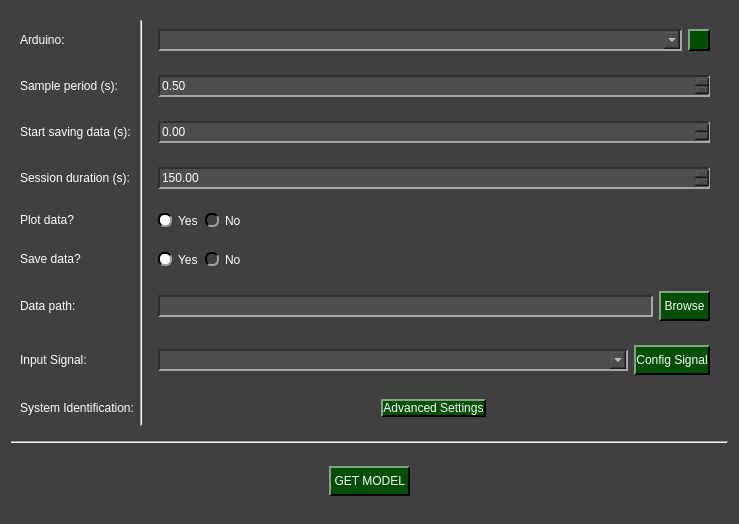
<?xml version="1.0" encoding="UTF-8"?>
<ui version="4.0">
 <class>Arduino_GetModel_W</class>
 <widget class="QWidget" name="Arduino_GetModel_W">
  <property name="geometry">
   <rect>
    <x>0</x>
    <y>0</y>
    <width>739</width>
    <height>524</height>
   </rect>
  </property>
  <property name="windowTitle">
   <string>Form</string>
  </property>
  <property name="styleSheet">
   <string notr="true">QComboBox QAbstractItemView {
    background-color: rgb(77, 77, 77);
}

QComboBox QAbstractItemView::item:focus{
    background-color: rgb(140, 140, 140);
}

QDoubleSpinBox{
	background-color: rgb(77, 77, 77);
	
	border-top: 1.5px solid rgb(46, 46, 46);
	border-left: 1.5px solid rgb(46, 46, 46);

	border-bottom: 1.5px solid rgb(166, 166, 166);
	border-right: 1.5px solid rgb(166, 166, 166);
}

QDoubleSpinBox::up-button{
    image: url(:/imgs/imgs/drop_up_arrow.png);
	width: 11px;

	background-color: rgb(0, 79, 0);
	border-top: 1.5px solid rgb(127, 167, 127);
	border-left: 1.5px solid rgb(127, 167, 127);

	border-bottom: 1.5px solid rgb(0, 0, 0);
	border-right: 1.5px solid rgb(0, 0, 0);
}

QDoubleSpinBox::up-button:pressed{
	border: 2px solid rgb(255, 255, 255);
}

QDoubleSpinBox::up-button:hover{
	background-color: rgb(0, 50, 0);
}

QDoubleSpinBox::down-button{
    image: url(:/imgs/imgs/drop_down_arrow.png);
	width: 11px;

	background-color: rgb(0, 79, 0);
	border-top: 1.5px solid rgb(127, 167, 127);
	border-left: 1.5px solid rgb(127, 167, 127);

	border-bottom: 1.5px solid rgb(0, 0, 0);
	border-right: 1.5px solid rgb(0, 0, 0);
}

QDoubleSpinBox::down-button:pressed{
	border: 2px solid rgb(255, 255, 255);
}

QDoubleSpinBox::down-button:hover{
	background-color: rgb(0, 50, 0);
}

QSpinBox{
	background-color: rgb(77, 77, 77);
	
	border-top: 1.5px solid rgb(46, 46, 46);
	border-left: 1.5px solid rgb(46, 46, 46);

	border-bottom: 1.5px solid rgb(166, 166, 166);
	border-right: 1.5px solid rgb(166, 166, 166);
}

QSpinBox::up-button{
    image: url(:/imgs/imgs/drop_up_arrow.png);
	width: 11px;

	background-color: rgb(0, 79, 0);
	border-top: 1.5px solid rgb(127, 167, 127);
	border-left: 1.5px solid rgb(127, 167, 127);

	border-bottom: 1.5px solid rgb(0, 0, 0);
	border-right: 1.5px solid rgb(0, 0, 0);
}

QSpinBox::up-button:pressed{
	border: 2px solid rgb(255, 255, 255);
}

QSpinBox::up-button:hover{
	background-color: rgb(0, 50, 0);
}

QSpinBox::down-button{
    image: url(:/imgs/imgs/drop_down_arrow.png);
	width: 11px;

	background-color: rgb(0, 79, 0);
	border-top: 1.5px solid rgb(127, 167, 127);
	border-left: 1.5px solid rgb(127, 167, 127);

	border-bottom: 1.5px solid rgb(0, 0, 0);
	border-right: 1.5px solid rgb(0, 0, 0);
}

QSpinBox::down-button:pressed{
	border: 2px solid rgb(255, 255, 255);
}

QSpinBox::down-button:hover{
	background-color: rgb(0, 50, 0);
}

QWidget#Arduino_GetModel_W{
	background-color: rgb(64, 64, 64);
}

QWidget{
	color: rgb(255, 255, 255);
}

QComboBox{
	background-color: rgb(77, 77, 77);
	
	border-top: 1.5px solid rgb(46, 46, 46);
	border-left: 1.5px solid rgb(46, 46, 46);

	border-bottom: 1.5px solid rgb(166, 166, 166);
	border-right: 1.5px solid rgb(166, 166, 166);
}


QComboBox::drop-down{
	image: url(:/imgs/imgs/drop_down_arrow.png);
	width: 11px;

	background-color: rgb(0, 79, 0);
	border-top: 2px solid rgb(127, 167, 127);
	border-left: 2px solid rgb(127, 167, 127);

	border-bottom: 2px solid rgb(0, 0, 0);
	border-right: 2px solid rgb(0, 0, 0);
}

QComboBox::drop-down:hover{
	background-color: rgb(0, 50, 0);
}

QComboBox::drop-down:pressed{
	border: 2px solid rgb(255, 255, 255);
}

QPushButton{
	background-color: rgb(0, 79, 0);

	border-top: 1.5px solid rgb(127, 167, 127);
	border-left: 1.5px solid rgb(127, 167, 127);

	border-bottom: 1.5px solid rgb(0, 0, 0);
	border-right: 1.5px solid rgb(0, 0, 0);

	
	font: 12pt &quot;Helvetica&quot;;
	text-align:center;
}

QWidget{
	font: 12pt &quot;Helvetica&quot;;
}

QPushButton:hover{
	background-color: rgb(0, 50, 0);
}

QPushButton:pressed{
	border: 2px solid rgb(255, 255, 255);
}

QLineEdit{
	background-color: rgb(77, 77, 77);
	border-top: 1.5px solid rgb(46, 46, 46);
	border-left: 1.5px solid rgb(46, 46, 46);

	border-bottom: 1.5px solid rgb(166, 166, 166);
	border-right: 1.5px solid rgb(166, 166, 166);
}

QRadioButton::indicator{
	border-radius: 6px;
	border-top: 1.5px solid rgb(0, 0, 0);
	border-left: 1.5px solid rgb(0, 0, 0);

	border-bottom: 1.5px solid rgb(160, 160, 160);
	border-right: 1.5px solid rgb(160, 160, 160);
}

QRadioButton::indicator::checked{
	background-color: white;
}

QRadioButton::indicator::unchecked:hover{
	background-color: #9F9F9F;
}

QRadioButton::indicator::pressed{
	border: 1.5px solid #505050
}

QPushButton#reload_devices{
	image: url(:/imgs/imgs/reload.png);
	width: 11px;
	background-color: rgb(0, 79, 0);

	border-top: 1.5px solid rgb(127, 167, 127);
	border-left: 1.5px solid rgb(127, 167, 127);

	border-bottom: 1.5px solid rgb(0, 0, 0);
	border-right: 1.5px solid rgb(0, 0, 0);

	
	font: 12pt &quot;Helvetica&quot;;
	text-align:center;
}

QPushButton#reload_devices:hover{
	background-color: rgb(0, 50, 0);
}

QPushButton#reload_devices:pressed{
	border: 2px solid rgb(255, 255, 255);
}</string>
  </property>
  <layout class="QVBoxLayout" name="verticalLayout">
   <item>
    <widget class="QWidget" name="widget" native="true">
     <property name="maximumSize">
      <size>
       <width>16777205</width>
       <height>16777205</height>
      </size>
     </property>
     <layout class="QGridLayout" name="gridLayout">
      <item row="0" column="0">
       <widget class="QLabel" name="label">
        <property name="minimumSize">
         <size>
          <width>0</width>
          <height>30</height>
         </size>
        </property>
        <property name="maximumSize">
         <size>
          <width>16777215</width>
          <height>30</height>
         </size>
        </property>
        <property name="text">
         <string>Arduino:</string>
        </property>
       </widget>
      </item>
      <item row="5" column="2" alignment="Qt::AlignmentFlag::AlignLeft">
       <widget class="QWidget" name="widget_7" native="true">
        <layout class="QHBoxLayout" name="horizontalLayout">
         <item>
          <widget class="QRadioButton" name="yes_save_radio">
           <property name="text">
            <string>Yes</string>
           </property>
           <property name="checked">
            <bool>true</bool>
           </property>
           <attribute name="buttonGroup">
            <string notr="true">save_radio_group</string>
           </attribute>
          </widget>
         </item>
         <item>
          <widget class="QRadioButton" name="no_save_radio">
           <property name="text">
            <string>No</string>
           </property>
           <attribute name="buttonGroup">
            <string notr="true">save_radio_group</string>
           </attribute>
          </widget>
         </item>
        </layout>
       </widget>
      </item>
      <item row="3" column="2">
       <widget class="QWidget" name="widget_6" native="true">
        <layout class="QGridLayout" name="gridLayout_7">
         <item row="0" column="0">
          <widget class="QDoubleSpinBox" name="sesh_dur_in">
           <property name="minimumSize">
            <size>
             <width>0</width>
             <height>22</height>
            </size>
           </property>
           <property name="maximumSize">
            <size>
             <width>16777215</width>
             <height>22</height>
            </size>
           </property>
           <property name="baseSize">
            <size>
             <width>0</width>
             <height>12</height>
            </size>
           </property>
           <property name="decimals">
            <number>2</number>
           </property>
           <property name="maximum">
            <double>86400.000000000000000</double>
           </property>
           <property name="singleStep">
            <double>0.010000000000000</double>
           </property>
           <property name="stepType">
            <enum>QAbstractSpinBox::StepType::AdaptiveDecimalStepType</enum>
           </property>
           <property name="value">
            <double>150.000000000000000</double>
           </property>
          </widget>
         </item>
        </layout>
       </widget>
      </item>
      <item row="6" column="0">
       <widget class="QLabel" name="label_8">
        <property name="minimumSize">
         <size>
          <width>0</width>
          <height>30</height>
         </size>
        </property>
        <property name="maximumSize">
         <size>
          <width>16777215</width>
          <height>30</height>
         </size>
        </property>
        <property name="baseSize">
         <size>
          <width>0</width>
          <height>0</height>
         </size>
        </property>
        <property name="text">
         <string>Data path:</string>
        </property>
       </widget>
      </item>
      <item row="7" column="0">
       <widget class="QLabel" name="label_2">
        <property name="minimumSize">
         <size>
          <width>0</width>
          <height>30</height>
         </size>
        </property>
        <property name="maximumSize">
         <size>
          <width>16777215</width>
          <height>30</height>
         </size>
        </property>
        <property name="text">
         <string>Input Signal:</string>
        </property>
       </widget>
      </item>
      <item row="1" column="0">
       <widget class="QLabel" name="label_4">
        <property name="minimumSize">
         <size>
          <width>0</width>
          <height>30</height>
         </size>
        </property>
        <property name="maximumSize">
         <size>
          <width>16777215</width>
          <height>30</height>
         </size>
        </property>
        <property name="text">
         <string>Sample period (s):</string>
        </property>
       </widget>
      </item>
      <item row="1" column="2">
       <widget class="QWidget" name="widget_5" native="true">
        <layout class="QGridLayout" name="gridLayout_6">
         <item row="0" column="0">
          <widget class="QDoubleSpinBox" name="Ts_in">
           <property name="minimumSize">
            <size>
             <width>0</width>
             <height>22</height>
            </size>
           </property>
           <property name="maximumSize">
            <size>
             <width>16777215</width>
             <height>22</height>
            </size>
           </property>
           <property name="decimals">
            <number>2</number>
           </property>
           <property name="minimum">
            <double>0.010000000000000</double>
           </property>
           <property name="singleStep">
            <double>0.010000000000000</double>
           </property>
           <property name="stepType">
            <enum>QAbstractSpinBox::StepType::AdaptiveDecimalStepType</enum>
           </property>
           <property name="value">
            <double>0.500000000000000</double>
           </property>
          </widget>
         </item>
        </layout>
       </widget>
      </item>
      <item row="5" column="0">
       <widget class="QLabel" name="label_7">
        <property name="minimumSize">
         <size>
          <width>0</width>
          <height>30</height>
         </size>
        </property>
        <property name="maximumSize">
         <size>
          <width>16777215</width>
          <height>30</height>
         </size>
        </property>
        <property name="text">
         <string>Save data?</string>
        </property>
       </widget>
      </item>
      <item row="4" column="2" alignment="Qt::AlignmentFlag::AlignLeft">
       <widget class="QWidget" name="widget_4" native="true">
        <layout class="QGridLayout" name="gridLayout_2">
         <item row="0" column="0">
          <widget class="QRadioButton" name="yes_plot_radio">
           <property name="text">
            <string>Yes</string>
           </property>
           <property name="checked">
            <bool>true</bool>
           </property>
           <attribute name="buttonGroup">
            <string notr="true">plot_radio_group</string>
           </attribute>
          </widget>
         </item>
         <item row="0" column="1">
          <widget class="QRadioButton" name="no_plot_radio">
           <property name="text">
            <string>No</string>
           </property>
           <attribute name="buttonGroup">
            <string notr="true">plot_radio_group</string>
           </attribute>
          </widget>
         </item>
        </layout>
       </widget>
      </item>
      <item row="2" column="2">
       <widget class="QWidget" name="widget_8" native="true">
        <layout class="QGridLayout" name="gridLayout_5">
         <item row="0" column="0">
          <widget class="QDoubleSpinBox" name="save_time_in">
           <property name="minimumSize">
            <size>
             <width>0</width>
             <height>22</height>
            </size>
           </property>
           <property name="maximumSize">
            <size>
             <width>16777215</width>
             <height>22</height>
            </size>
           </property>
           <property name="maximum">
            <double>86000.000000000000000</double>
           </property>
          </widget>
         </item>
        </layout>
       </widget>
      </item>
      <item row="6" column="2">
       <widget class="QWidget" name="widget_9" native="true">
        <layout class="QHBoxLayout" name="horizontalLayout_3">
         <item>
          <widget class="QLineEdit" name="path_line_edit">
           <property name="minimumSize">
            <size>
             <width>0</width>
             <height>22</height>
            </size>
           </property>
           <property name="maximumSize">
            <size>
             <width>16777215</width>
             <height>22</height>
            </size>
           </property>
          </widget>
         </item>
         <item>
          <widget class="QPushButton" name="path_folder_browse">
           <property name="minimumSize">
            <size>
             <width>0</width>
             <height>30</height>
            </size>
           </property>
           <property name="maximumSize">
            <size>
             <width>16777215</width>
             <height>30</height>
            </size>
           </property>
           <property name="text">
            <string> Browse </string>
           </property>
          </widget>
         </item>
        </layout>
       </widget>
      </item>
      <item row="0" column="2">
       <widget class="QWidget" name="widget_2" native="true">
        <layout class="QGridLayout" name="gridLayout_3">
         <item row="0" column="0">
          <widget class="QComboBox" name="device_combo">
           <property name="minimumSize">
            <size>
             <width>0</width>
             <height>22</height>
            </size>
           </property>
           <property name="maximumSize">
            <size>
             <width>16777215</width>
             <height>22</height>
            </size>
           </property>
          </widget>
         </item>
         <item row="0" column="1">
          <widget class="QPushButton" name="reload_devices">
           <property name="minimumSize">
            <size>
             <width>22</width>
             <height>22</height>
            </size>
           </property>
           <property name="maximumSize">
            <size>
             <width>22</width>
             <height>22</height>
            </size>
           </property>
           <property name="toolTip">
            <string>&lt;html&gt;&lt;head/&gt;&lt;body&gt;&lt;p&gt;Update COM ports&lt;/p&gt;&lt;/body&gt;&lt;/html&gt;</string>
           </property>
           <property name="text">
            <string/>
           </property>
          </widget>
         </item>
        </layout>
       </widget>
      </item>
      <item row="4" column="0">
       <widget class="QLabel" name="label_6">
        <property name="minimumSize">
         <size>
          <width>0</width>
          <height>30</height>
         </size>
        </property>
        <property name="maximumSize">
         <size>
          <width>16777215</width>
          <height>30</height>
         </size>
        </property>
        <property name="text">
         <string>Plot data?</string>
        </property>
       </widget>
      </item>
      <item row="2" column="0">
       <widget class="QLabel" name="label_9">
        <property name="minimumSize">
         <size>
          <width>0</width>
          <height>30</height>
         </size>
        </property>
        <property name="maximumSize">
         <size>
          <width>16777215</width>
          <height>30</height>
         </size>
        </property>
        <property name="text">
         <string>Start saving data (s):</string>
        </property>
       </widget>
      </item>
      <item row="3" column="0">
       <widget class="QLabel" name="label_5">
        <property name="minimumSize">
         <size>
          <width>0</width>
          <height>30</height>
         </size>
        </property>
        <property name="maximumSize">
         <size>
          <width>16777215</width>
          <height>30</height>
         </size>
        </property>
        <property name="text">
         <string>Session duration (s):</string>
        </property>
       </widget>
      </item>
      <item row="7" column="2">
       <widget class="QWidget" name="widget_19" native="true">
        <layout class="QHBoxLayout" name="horizontalLayout_2">
         <item>
          <widget class="QComboBox" name="inp_signal_combo">
           <property name="sizePolicy">
            <sizepolicy hsizetype="MinimumExpanding" vsizetype="Fixed">
             <horstretch>0</horstretch>
             <verstretch>0</verstretch>
            </sizepolicy>
           </property>
           <property name="minimumSize">
            <size>
             <width>0</width>
             <height>22</height>
            </size>
           </property>
           <property name="maximumSize">
            <size>
             <width>16777215</width>
             <height>22</height>
            </size>
           </property>
           <property name="sizeAdjustPolicy">
            <enum>QComboBox::SizeAdjustPolicy::AdjustToContentsOnFirstShow</enum>
           </property>
          </widget>
         </item>
         <item alignment="Qt::AlignmentFlag::AlignRight">
          <widget class="QPushButton" name="config_signal_button">
           <property name="sizePolicy">
            <sizepolicy hsizetype="Minimum" vsizetype="Fixed">
             <horstretch>0</horstretch>
             <verstretch>0</verstretch>
            </sizepolicy>
           </property>
           <property name="minimumSize">
            <size>
             <width>0</width>
             <height>30</height>
            </size>
           </property>
           <property name="maximumSize">
            <size>
             <width>16777215</width>
             <height>30</height>
            </size>
           </property>
           <property name="text">
            <string>Config Signal</string>
           </property>
          </widget>
         </item>
        </layout>
       </widget>
      </item>
      <item row="8" column="0">
       <widget class="QLabel" name="label_3">
        <property name="sizePolicy">
         <sizepolicy hsizetype="Preferred" vsizetype="Preferred">
          <horstretch>0</horstretch>
          <verstretch>0</verstretch>
         </sizepolicy>
        </property>
        <property name="minimumSize">
         <size>
          <width>0</width>
          <height>30</height>
         </size>
        </property>
        <property name="maximumSize">
         <size>
          <width>16777215</width>
          <height>30</height>
         </size>
        </property>
        <property name="text">
         <string>System Identification:</string>
        </property>
       </widget>
      </item>
      <item row="0" column="1" rowspan="9">
       <widget class="Line" name="line">
        <property name="orientation">
         <enum>Qt::Orientation::Vertical</enum>
        </property>
       </widget>
      </item>
      <item row="8" column="2">
       <widget class="QWidget" name="widget_10" native="true">
        <layout class="QGridLayout" name="gridLayout_8">
         <item row="0" column="0" alignment="Qt::AlignmentFlag::AlignHCenter">
          <widget class="QPushButton" name="system_settings_button">
           <property name="text">
            <string>Advanced Settings</string>
           </property>
          </widget>
         </item>
        </layout>
       </widget>
      </item>
     </layout>
    </widget>
   </item>
   <item>
    <widget class="Line" name="line_3">
     <property name="orientation">
      <enum>Qt::Orientation::Horizontal</enum>
     </property>
    </widget>
   </item>
   <item>
    <widget class="QWidget" name="widget_3" native="true">
     <layout class="QGridLayout" name="gridLayout_4">
      <item row="0" column="0" alignment="Qt::AlignmentFlag::AlignHCenter">
       <widget class="QPushButton" name="start_get_model">
        <property name="minimumSize">
         <size>
          <width>0</width>
          <height>30</height>
         </size>
        </property>
        <property name="maximumSize">
         <size>
          <width>16777215</width>
          <height>30</height>
         </size>
        </property>
        <property name="styleSheet">
         <string notr="true"/>
        </property>
        <property name="text">
         <string> GET MODEL </string>
        </property>
       </widget>
      </item>
     </layout>
    </widget>
   </item>
  </layout>
 </widget>
 <resources>
  <include location="../../../../../../../rafar/OneDrive/Documentos/IC - PySide/pydaq/uis/resources_1.qrc"/>
 </resources>
 <connections/>
 <buttongroups>
  <buttongroup name="plot_radio_group"/>
  <buttongroup name="save_radio_group"/>
 </buttongroups>
</ui>
